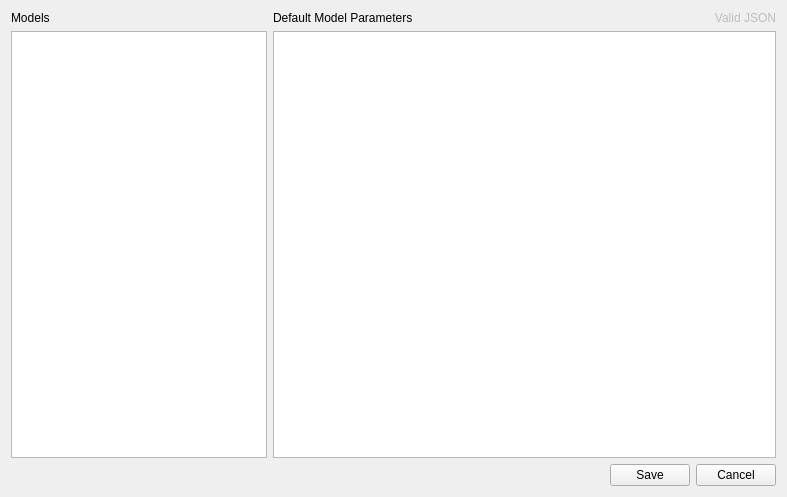
<?xml version="1.0" encoding="UTF-8"?>
<ui version="4.0">
 <class>Form</class>
 <widget class="QWidget" name="Form">
  <property name="geometry">
   <rect>
    <x>0</x>
    <y>0</y>
    <width>787</width>
    <height>497</height>
   </rect>
  </property>
  <property name="windowTitle">
   <string>Global Model Configuration</string>
  </property>
  <layout class="QVBoxLayout" name="verticalLayout">
   <item>
    <widget class="QWidget" name="widget" native="true">
     <layout class="QGridLayout" name="gridLayout_4" columnstretch="0,0,1">
      <property name="leftMargin">
       <number>0</number>
      </property>
      <property name="topMargin">
       <number>0</number>
      </property>
      <property name="rightMargin">
       <number>0</number>
      </property>
      <property name="bottomMargin">
       <number>0</number>
      </property>
      <item row="0" column="0">
       <widget class="QLabel" name="label_7">
        <property name="text">
         <string>Models</string>
        </property>
       </widget>
      </item>
      <item row="0" column="1">
       <widget class="QLabel" name="label_6">
        <property name="text">
         <string>Default Model Parameters</string>
        </property>
       </widget>
      </item>
      <item row="0" column="2">
       <widget class="QLabel" name="modelParamCheckLabel_2">
        <property name="enabled">
         <bool>false</bool>
        </property>
        <property name="text">
         <string>Valid JSON</string>
        </property>
        <property name="alignment">
         <set>Qt::AlignRight|Qt::AlignTrailing|Qt::AlignVCenter</set>
        </property>
       </widget>
      </item>
      <item row="1" column="0">
       <widget class="QTreeView" name="modelTreeView_2"/>
      </item>
      <item row="1" column="1" colspan="2">
       <widget class="QTextEdit" name="modelParamEdit_2"/>
      </item>
     </layout>
    </widget>
   </item>
   <item>
    <widget class="QWidget" name="widget_2" native="true">
     <layout class="QHBoxLayout" name="horizontalLayout_2">
      <property name="leftMargin">
       <number>0</number>
      </property>
      <property name="topMargin">
       <number>0</number>
      </property>
      <property name="rightMargin">
       <number>0</number>
      </property>
      <property name="bottomMargin">
       <number>0</number>
      </property>
      <item>
       <spacer name="horizontalSpacer_4">
        <property name="orientation">
         <enum>Qt::Horizontal</enum>
        </property>
        <property name="sizeHint" stdset="0">
         <size>
          <width>597</width>
          <height>20</height>
         </size>
        </property>
       </spacer>
      </item>
      <item>
       <widget class="QPushButton" name="pushButton">
        <property name="text">
         <string>Save</string>
        </property>
       </widget>
      </item>
      <item>
       <widget class="QPushButton" name="pushButton_2">
        <property name="text">
         <string>Cancel</string>
        </property>
       </widget>
      </item>
     </layout>
    </widget>
   </item>
  </layout>
 </widget>
 <resources/>
 <connections/>
</ui>
